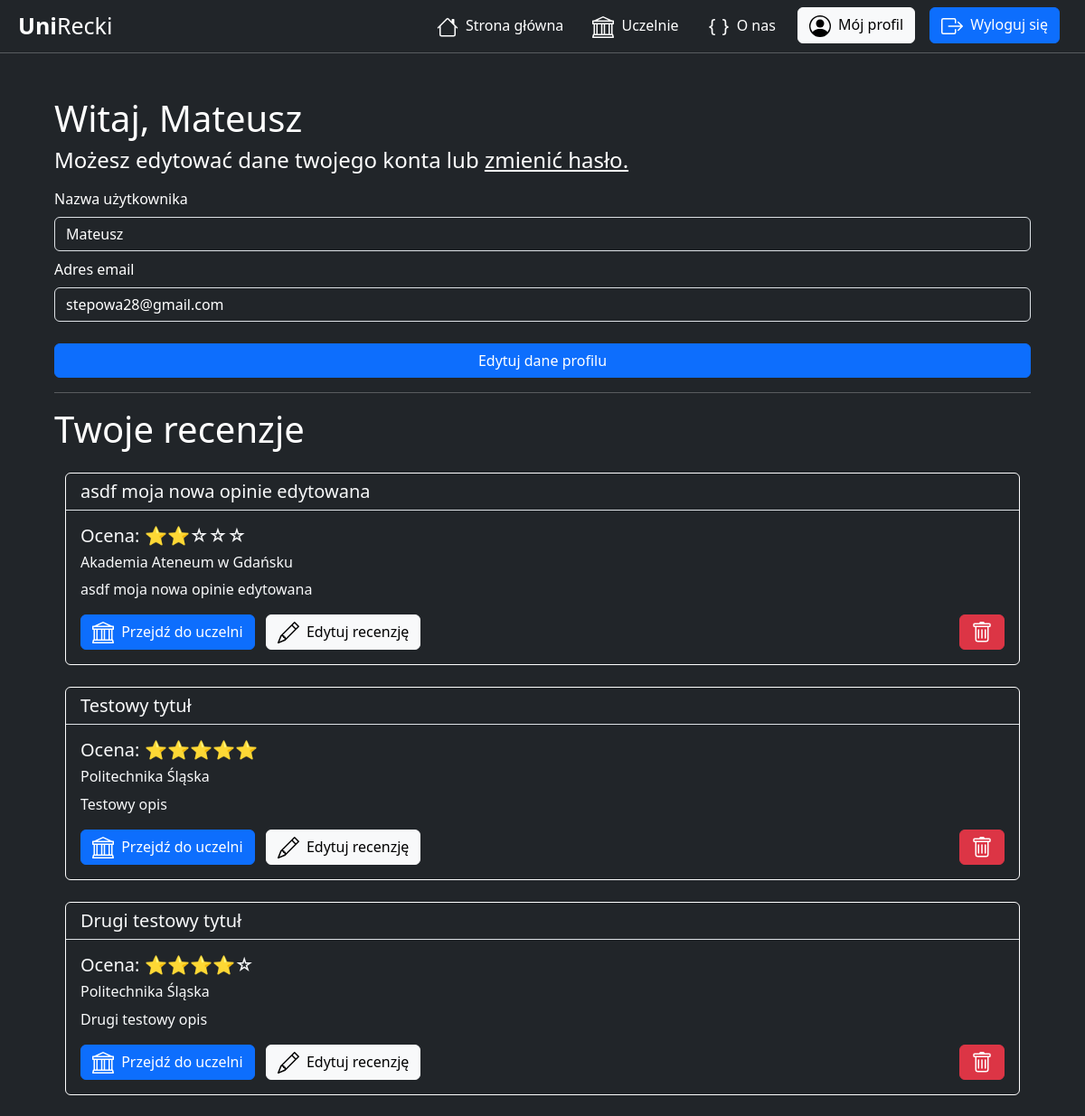
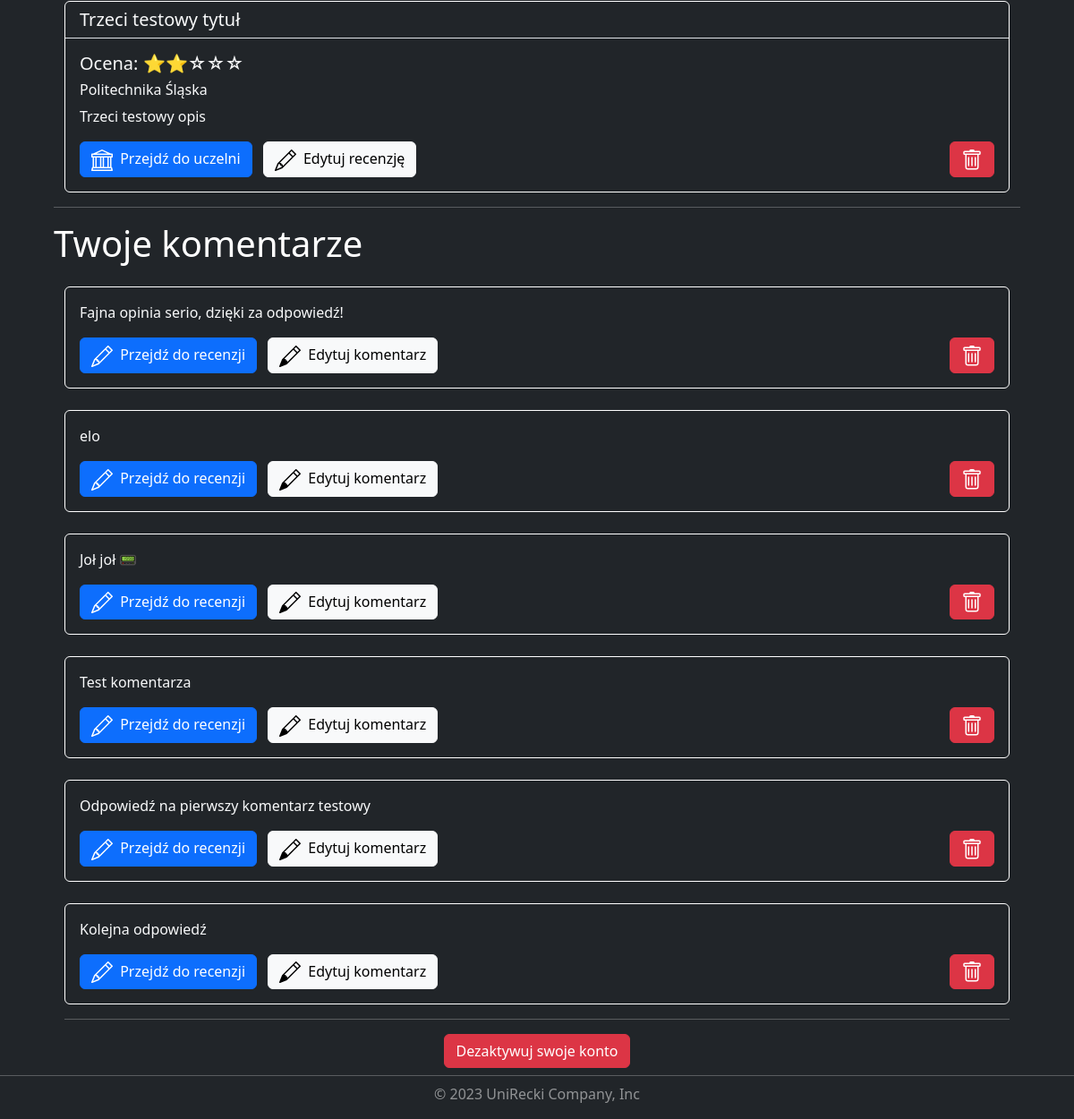
The app's page /account/profile/3/ (signed in), older data (2 pictures, top to bottom).
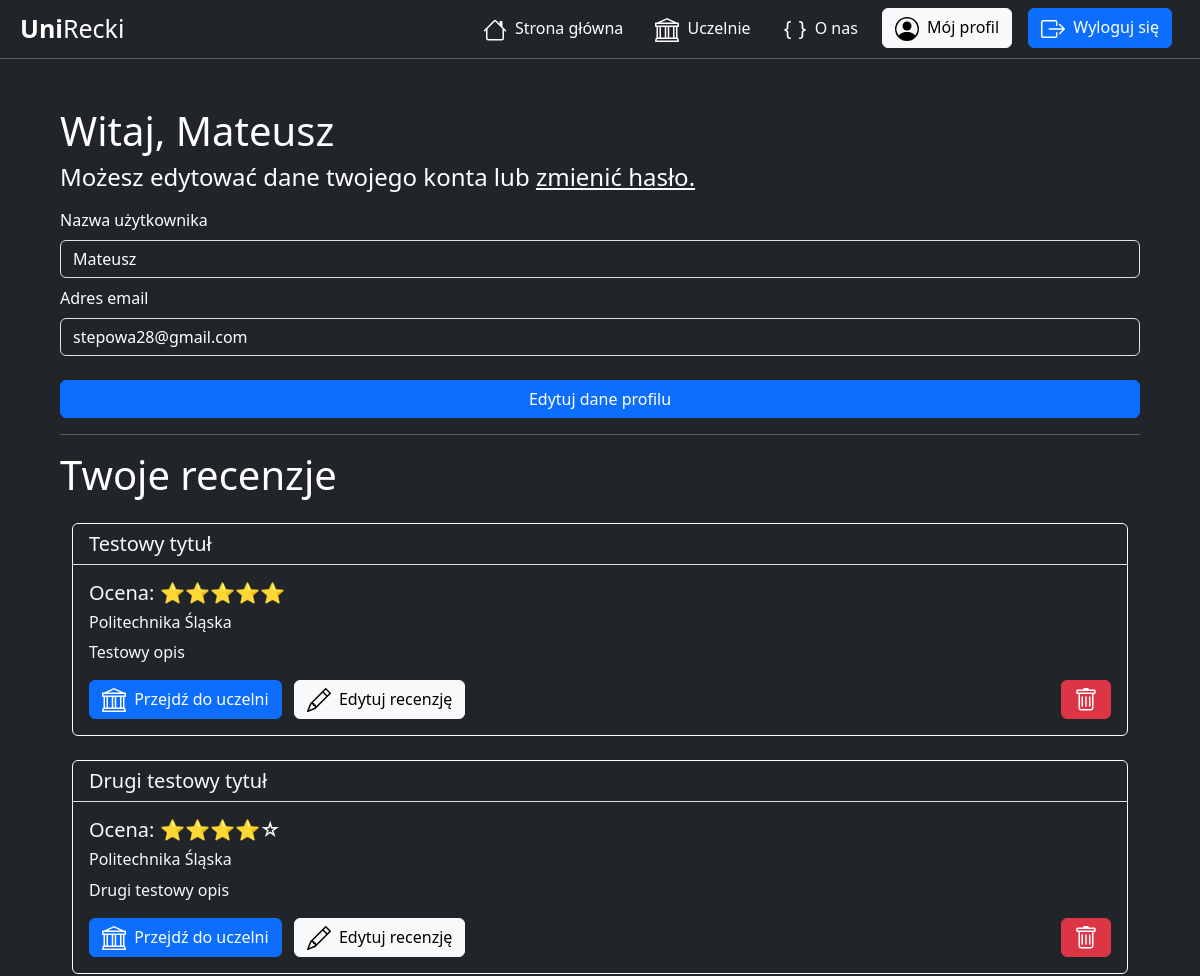
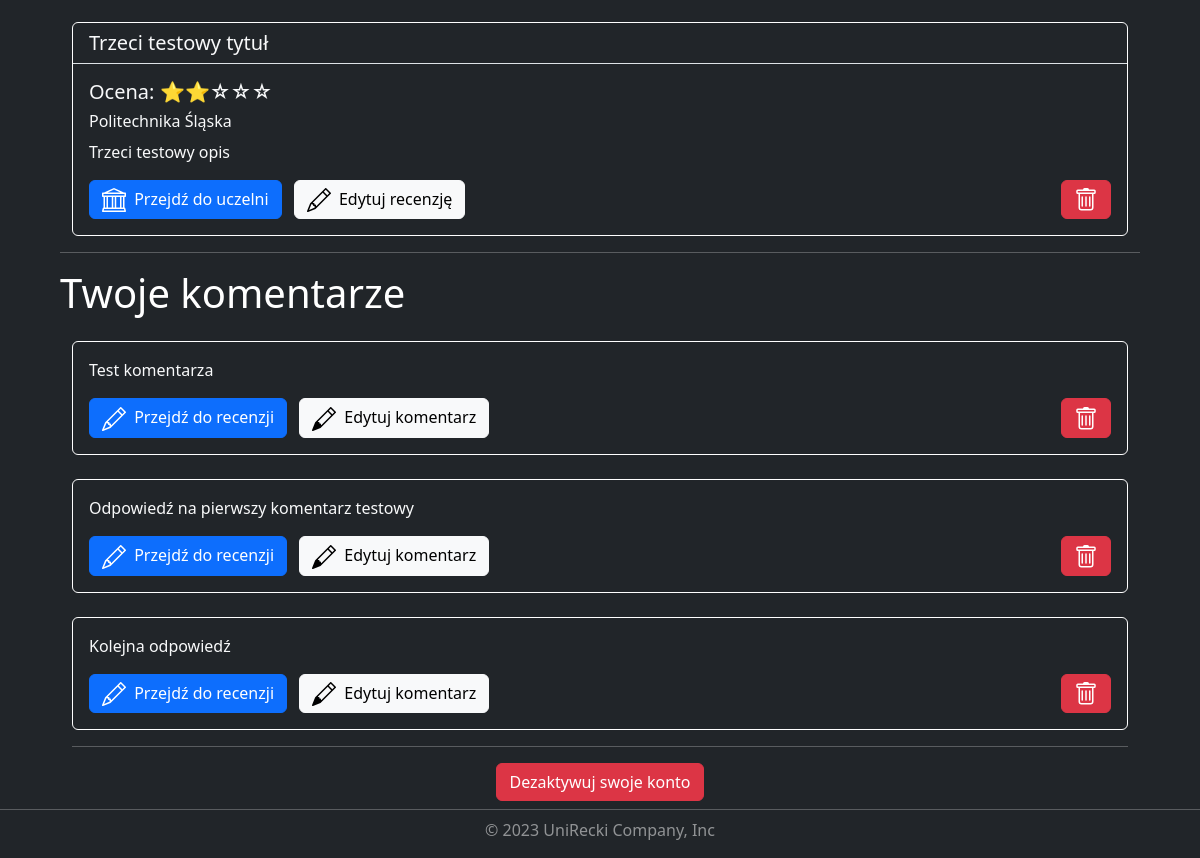
The same page, newer data (2 pictures, top to bottom).
### universities/models.py (models this page shows, shortened)
class Review(models.Model):
    title = models.CharField( max_length=150)
    description = models.CharField( max_length=3000)
    rating = models.IntegerField(validators=[
            MaxValueValidator(5),
            MinValueValidator(1)
        ])
    add_date = models.DateTimeField(default=timezone.now, blank=True)
    university = models.ForeignKey(University, on_delete=models.CASCADE)
    user = models.ForeignKey(User, on_delete=models.CASCADE)
    users_like = models.ManyToManyField(User, related_name='images_liked', blank=True)
    active = models.BooleanField(default=True)
    class Meta:
        verbose_name = 'Review'
        verbose_name_plural = 'Reviews'

class University(models.Model):
    name = models.CharField(max_length=150)
    search_name = models.CharField(max_length=150, blank=True)
    voivodeship = models.CharField(max_length=150)
    city = models.CharField(max_length=150)
    link = models.CharField(max_length=150)
    class Meta:
        verbose_name = 'University'
        verbose_name_plural = 'Universities'

class Comment(models.Model):
    description = models.CharField( max_length=3000)
    add_date = models.DateTimeField(default=timezone.now, blank=True)
    review = models.ForeignKey(Review, on_delete=models.CASCADE)
    user = models.ForeignKey(User, on_delete=models.CASCADE)
    active = models.BooleanField(default=True)
    class Meta:
        verbose_name = 'Comment'
        verbose_name_plural = 'Comments'

### account/views.py (the view, shortened to what this page needs)
# urls.py: path('profile/<int:user_id>/', views.profile, name='profile'),
@login_required
def profile(request, user_id):
    if request.user.id != user_id:
        return redirect('index')
    user = User.objects.get(id=user_id)
    reviews = Review.objects.filter(user=user, active=True)
    comments = Comment.objects.filter(user=user, active=True)
    return render(request, 'account/profile.html', {
        'user': user,
        'reviews': reviews,
        'comments': comments
        })

### account/templates/account/profile.html (shortened to what the changed rows need)
{% extends "base.html" %}
{% load static %}
{% block css %}
    <link rel="stylesheet" href={% static "account/profile.css" %}>
{% endblock css %}
{% block content %}
    <div class="container mt-5">
        <div class="row">
            <h1 class="p-0">Witaj, {{ user.username }}</h1>
        </div>
        <div class="row">
            <h1 class="m-0 p-0">Twoje recenzje</h1>
        </div>
        {% for review in reviews %}
            <div class="card bg-dark text-light mt-4">
                <h5 class="card-header border-bottom">{{ review.title }}</h5>
                <div class="card-body">
                    <h5 class="card-title">
                        Ocena:
                        {% if review.rating == 5 %}
                            ⭐⭐⭐⭐⭐
                        {% elif review.rating == 4 %}
                            ⭐⭐⭐⭐☆
                        {% elif review.rating == 3 %}
                            ⭐⭐⭐☆☆
                        {% elif review.rating == 2 %}
                            ⭐⭐☆☆☆
                        {% elif review.rating == 1 %}
                            ⭐☆☆☆☆
                        {% endif %}
                    </h5>
                    <h6 class="card-title">{{ review.university.name }}</h6>
                    <p class="card-text">{{ review.description }}</p>
                    <div class="row">
                        <div class="col-10">
                            <a href="{% url 'university_detail' review.university.id %}"
                               class="btn btn-primary me-2">
                            Przejdź do uczelni</a>
                            <a href="{% url 'review_update' review.id %}"
                               class="btn btn-light me-2 review-edit">
                            Edytuj recenzję</a>
                        </div>
                        <div class="col-2 d-flex justify-content-end align-items-end">
                            <a href="{% url 'review_delete' review.id %}"
                               class="btn btn-danger"
                               value="Usuń recenzję">
                            </a>
                        </div>
                    </div>
                </div>
            </div>
        {% empty %}
            <div class="row">
                <p class="p-0 mt-4">
                    Nie dodano jeszcze żadnej opinii. Aby to zrobić, przejdź do zakładki <a href="{% url 'university_list' %}">uczelnie.</a>
                </p>
            </div>
        {% endfor %}
        <div class="row">
            <h1 class="m-0 p-0">Twoje komentarze</h1>
        </div>
        {% for comment in comments %}
            <div class="card bg-dark text-light mt-4">
                <div class="card-body">
                    <p class="card-text">{{ comment.description }}</p>
                    <div class="row">
                        <div class="col-10">
                            <a href="{% url 'review_detail' comment.review.pk %}"
                               class="btn btn-primary me-2">
                                Przejdź do recenzji
                            </a>
                            <a href="{% url 'comment_update' comment.pk %}"
                               class="btn btn-light me-2 comment-edit">
                                Edytuj komentarz
                            </a>
                        </div>
                        <div class="col-2 d-flex justify-content-end align-items-end">
                            <a href="{% url 'comment_delete' comment.pk %}"
                               class="btn btn-danger"
                               title="Usuń komentarz">
                            </a>
                        </div>
                    </div>
                </div>
            </div>
        {% empty %}
            <div class="row">
                <p class="p-0 mt-4">
                    Nie dodano jeszcze żadnego komentarza. Aby to zrobić, przejdź do zakładki <a href="{% url 'university_list' %}">uczelnie.</a>
                </p>
            </div>
        {% endfor %}
    </div>
{% endblock content %}

Row changes from the older to the newer data that the page shows:
no longer on this page (row edited): Review: title "asdf moja nowa opinie edytowana", university.name "Akademia Ateneum w Gdańsku", description "asdf moja nowa opinie edytowana"
no longer on this page (row edited): Comment: description "Fajna opinia serio, dzięki za odpowiedź!"
no longer on this page (row edited): Comment: description "elo"
no longer on this page (row edited): Comment: description "Joł joł 📟"
